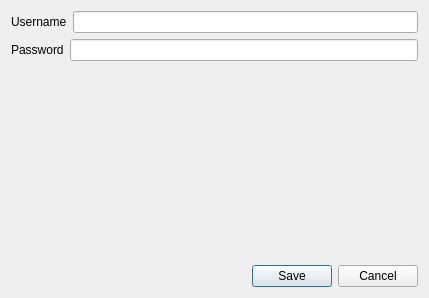
<?xml version="1.0" encoding="UTF-8"?>
<ui version="4.0">
 <class>Dialog</class>
 <widget class="QDialog" name="Dialog">
  <property name="geometry">
   <rect>
    <x>0</x>
    <y>0</y>
    <width>429</width>
    <height>298</height>
   </rect>
  </property>
  <property name="windowTitle">
   <string>Dialog</string>
  </property>
  <layout class="QFormLayout" name="formLayout">
   <item row="1" column="0" colspan="2">
    <layout class="QHBoxLayout" name="horizontalLayout">
     <item>
      <widget class="QLabel" name="label_2">
       <property name="text">
        <string>Password</string>
       </property>
      </widget>
     </item>
     <item>
      <widget class="QLineEdit" name="passwordInput">
       <property name="echoMode">
        <enum>QLineEdit::Password</enum>
       </property>
      </widget>
     </item>
    </layout>
   </item>
   <item row="2" column="1">
    <spacer name="verticalSpacer">
     <property name="orientation">
      <enum>Qt::Vertical</enum>
     </property>
     <property name="sizeType">
      <enum>QSizePolicy::Expanding</enum>
     </property>
     <property name="sizeHint" stdset="0">
      <size>
       <width>80</width>
       <height>40</height>
      </size>
     </property>
    </spacer>
   </item>
   <item row="3" column="1">
    <widget class="QDialogButtonBox" name="buttonBox">
     <property name="orientation">
      <enum>Qt::Horizontal</enum>
     </property>
     <property name="standardButtons">
      <set>QDialogButtonBox::Cancel|QDialogButtonBox::Save</set>
     </property>
    </widget>
   </item>
   <item row="0" column="0" colspan="2">
    <layout class="QHBoxLayout" name="horizontalLayout_2">
     <item>
      <widget class="QLabel" name="label">
       <property name="text">
        <string>Username</string>
       </property>
      </widget>
     </item>
     <item>
      <widget class="QLineEdit" name="usernameInput"/>
     </item>
    </layout>
   </item>
  </layout>
 </widget>
 <resources/>
 <connections>
  <connection>
   <sender>buttonBox</sender>
   <signal>accepted()</signal>
   <receiver>Dialog</receiver>
   <slot>accept()</slot>
   <hints>
    <hint type="sourcelabel">
     <x>248</x>
     <y>254</y>
    </hint>
    <hint type="destinationlabel">
     <x>157</x>
     <y>274</y>
    </hint>
   </hints>
  </connection>
  <connection>
   <sender>buttonBox</sender>
   <signal>rejected()</signal>
   <receiver>Dialog</receiver>
   <slot>reject()</slot>
   <hints>
    <hint type="sourcelabel">
     <x>316</x>
     <y>260</y>
    </hint>
    <hint type="destinationlabel">
     <x>286</x>
     <y>274</y>
    </hint>
   </hints>
  </connection>
 </connections>
</ui>
